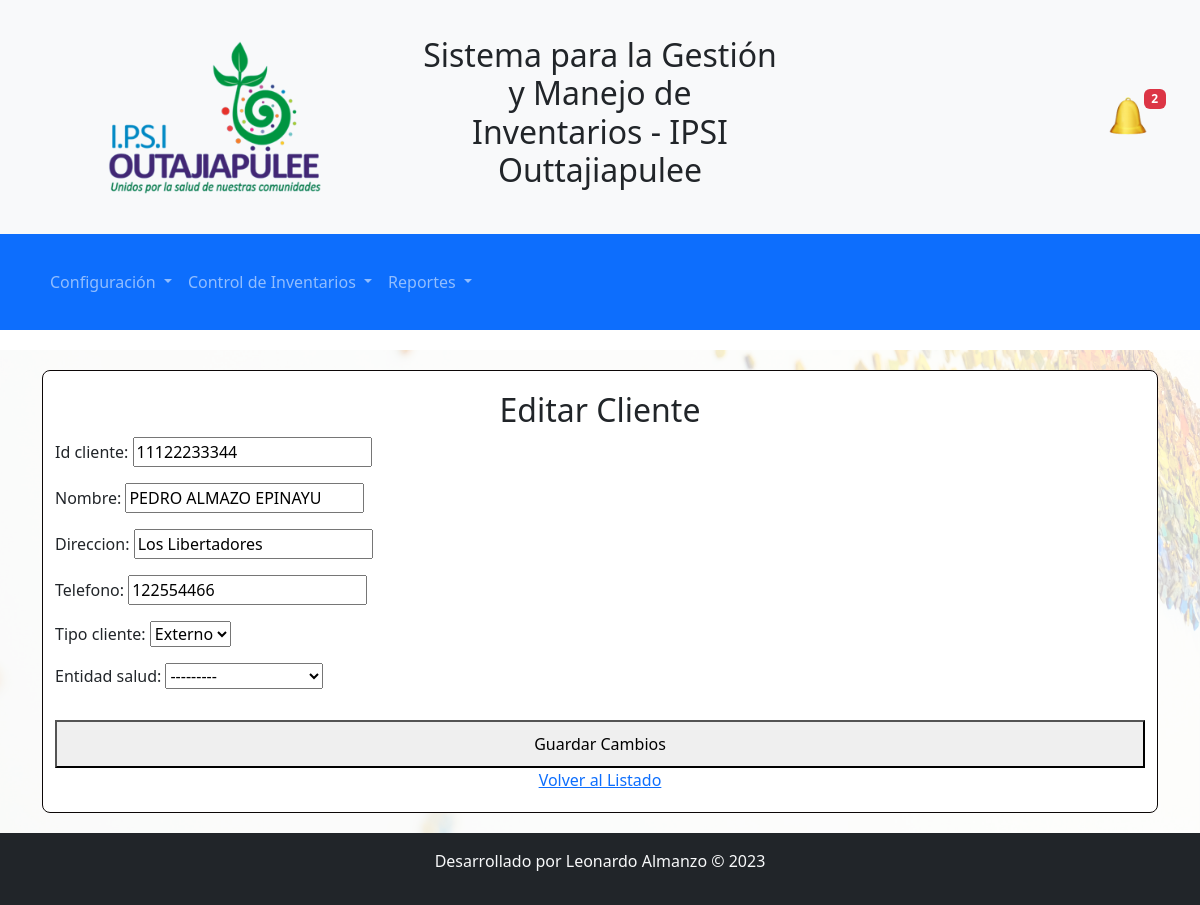
/accounts/editar_cliente/11122233344/, run on the app's committed database.
### control_inventarios/models.py (models this page shows, shortened)
class Cliente(models.Model):
    TIPOCLIENTES = (
        ('Interno', 'Interno'),
        ('Externo', 'Externo'),
    )
    id_cliente = models.CharField(primary_key=True, max_length=13, unique=True)
    nombre = models.CharField(max_length=255)
    direccion = models.CharField(max_length=255)
    telefono = models.CharField(max_length=20)
    tipo_cliente = models.CharField(max_length=255, choices=TIPOCLIENTES)
    entidad_salud = models.ForeignKey(EntidadSalud, on_delete=models.SET_NULL, blank=True, null=True)  # Relación con entidad de salud

class EntidadSalud(models.Model):
    id_entidad = models.CharField(primary_key=True, max_length=13, unique=True)
    nombre = models.CharField(max_length=100)
    direccion = models.CharField(max_length=255)
    telefono = models.CharField(max_length=15)
    email = models.EmailField(max_length=100, blank=True, null=True)
    def __str__(self):
        return self.nombre

### control_inventarios/views.py (the view)
# urls.py: path('editar_cliente/<str:id_cliente>/', views.editar_cliente, name='editar_cliente'),
def editar_cliente(request, id_cliente):
    cliente = get_object_or_404(Cliente, id_cliente=id_cliente)
    if request.method == 'POST':
        form = ClienteForm(request.POST, instance=cliente)
        if form.is_valid():
            form.save()
            return redirect('listar_clientes')
    else:
        form = ClienteForm(instance=cliente)
    return render(request, 'control_inventarios/editar_cliente.html', {'form': form})

### control_inventarios/forms.py
class ClienteForm(forms.ModelForm):
    class Meta:
        model = Cliente
        fields = ['id_cliente', 'nombre', 'direccion', 'telefono', 'tipo_cliente', 'entidad_salud']

### control_inventarios/templates/control_inventarios/editar_cliente.html (shortened to what this page needs)
{% extends 'base.html' %}
{% block content %}
    <div class="container center-form">
        <h2 class="text-center">Editar Cliente</h2>
        <form method="post">
            {{ form.as_p }}
            <button type="submit">Guardar Cambios</button>
        </form>
        <div class="text-center">
            <a href="{% url 'listar_clientes' %}">Volver al Listado</a>
        </div>
    </div>
{% endblock %}

### static/css/styles.css (style rules this page uses)
body { font-family: 'Roboto', sans-serif; background-color: #f8f9fa; }
.container { max-width: 100%; margin: 0 auto; padding: 20px; }
form button { width: 100%; padding: 10px; margin-top: 15px; }
.center-form { width: 100%; max-width: 400px; margin: 0 auto; padding: 20px; border: 1px solid #0c0707; border-radius: 8px; background-color: #fff; }

### data on the page
Cliente: id_cliente "11122233344", nombre "PEDRO ALMAZO EPINAYU", direccion "Los Libertadores", telefono "122554466", tipo_cliente "Externo", entidad_salud "---------"
